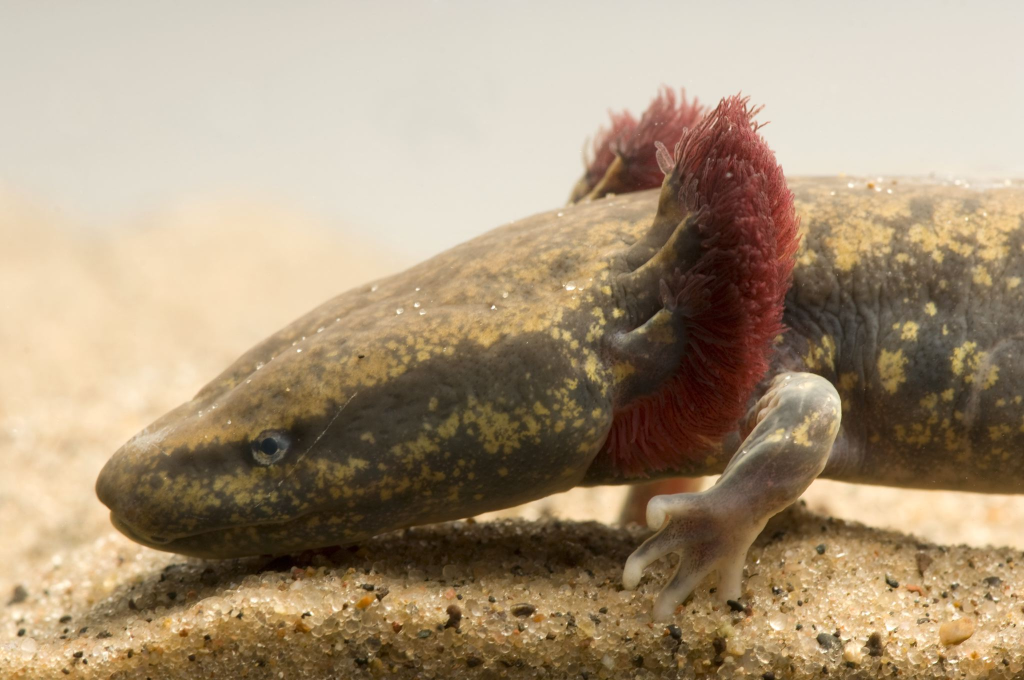
#> input picture Assignments/Devan/1 Python/labs/img/mudpuppy.jpeg, 2048 x 1360 px, found by its file name (shown at 1/2 size)
$ python lab16-image_manipulation.py
#> lines starting #> are read from the running program, lines starting #| are printed output that depends on the picture
from PIL import Image, ImageDraw
import colorsys
from random import randint

img= Image.open("1 Python/labs/img/mudpuppy.jpeg")
#> img is the input picture: PIL image 2048x1360 RGB; mean R, G, B 168.7, 149.3, 123.1
width, height = img.size
#> width = 2048; height = 1360
pixels = img.load()


def greyscale(img):
    """ Converts an image to greyscale. """
    img_grey = img.convert('L')
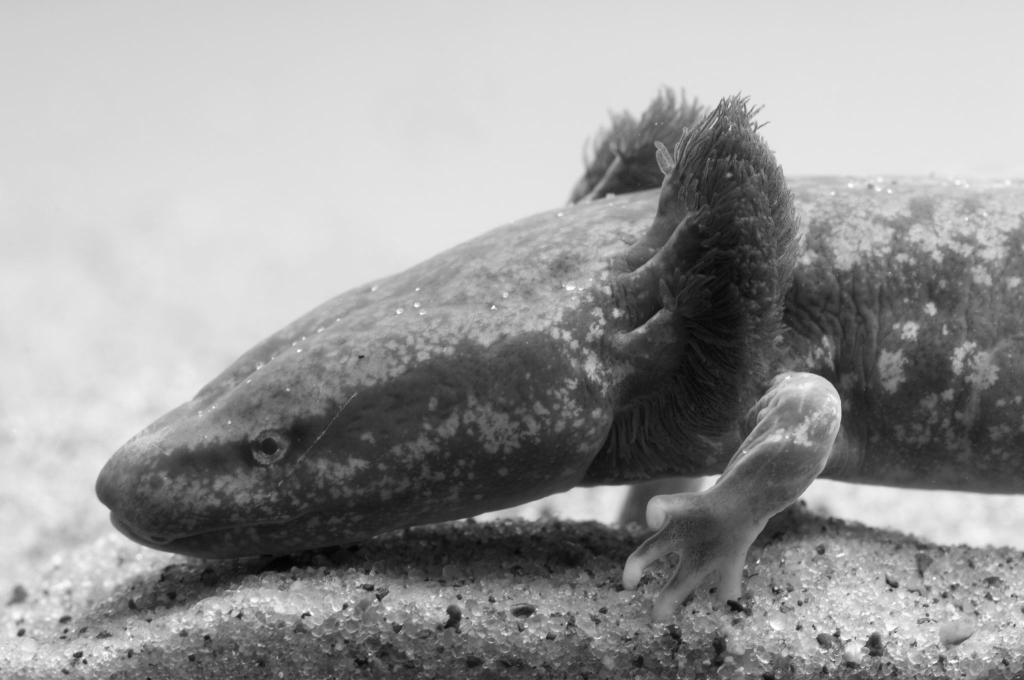
#> img_grey: PIL image 2048x1360 L (shown at 1/2 size); min 2, max 255, mean 152.1
    for x in range(width):
        for y in range(height):
            r, g, b = pixels[x, y]
            h, s, v = colorsys.rgb_to_hsv(r/255, g/255, b/255)
            if h < 0.1 or h > 0.9:
                s = 0

            r, g, b = colorsys.hsv_to_rgb(h, s, v)

            # convert back to [0, 255]
            r = int(r*255)
            g = int(g*255)
            b = int(b*255)

            pixels[x, y] = (r, g, b)
    img_grey.save('1 Python/labs/img/mudpuppy_greyscale.jpeg')
    img_grey.show()


# [53 lines left out: functions gradient, stick_figure, lines_1000, not called in this run]

# lines_1000()
# stick_figure(400, 400)
greyscale(img)
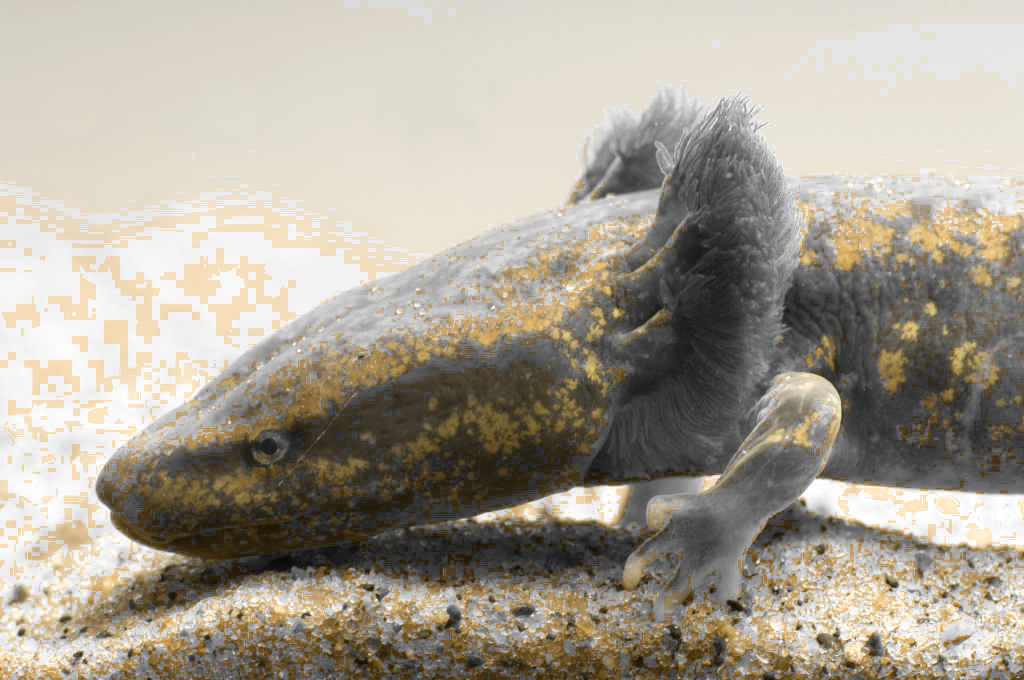
#> img: PIL image 2048x1360 RGB (shown at 1/2 size); mean R, G, B 168.7, 161.6, 148.3
# test(img)
